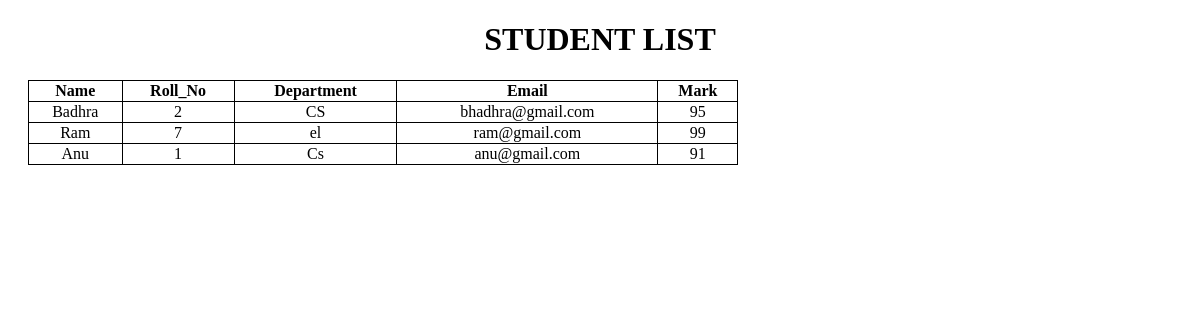
Page /read/ on the earlier database version.
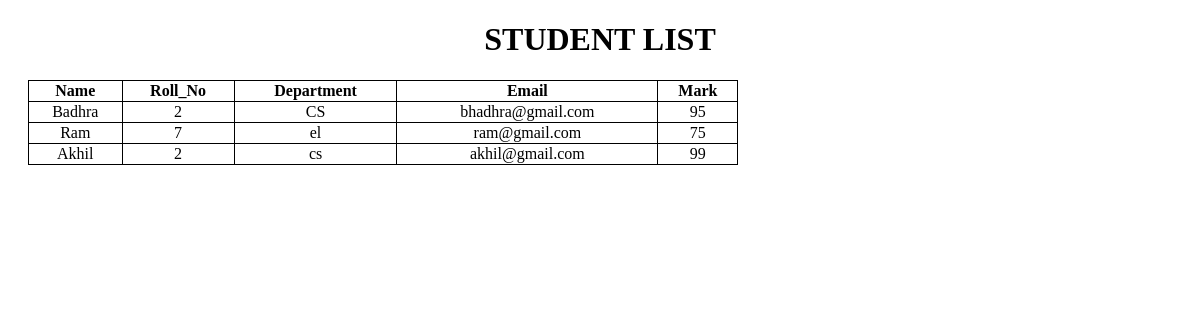
Same page on the later database version.
### crud/models.py (models this page shows)
class StudentModel(models.Model):
    name = models.CharField(max_length=20)
    roll_no = models.IntegerField()
    department = models.CharField(max_length=20)
    email = models.EmailField(max_length=20)
    marks =  models.IntegerField()

### crud/views.py (the view)
# urls.py: path('read/',StudentRead.as_view()),
class StudentRead(View):
    def get(self,request):
        data =StudentModel.objects.all()
        return render(request,"studentread.html",{"data":data})

### crud/templates/studentread.html (shortened to what this page needs)
<!DOCTYPE html>
<html lang="en">
<head>
</head>
<body>
    <h1 style="text-align: center;">STUDENT LIST</h1>
    <table style="width: 60%;  margin: 20px;border-collapse: collapse; border: 1px solid;">
        <th style="border: 1px solid;">Name</th>
        <th style="border: 1px solid;">Roll_No</th>
        <th style="border: 1px solid;">Department</th>
        <th style="border: 1px solid;">Email</th>
        <th style="border: 1px solid;">Mark</th>
        {% for stud in data %}
        <tr style="border: 1px solid;">
            <td style="border: 1px solid; text-align: center;">{{stud.name}}</td>
            <td style="border: 1px solid; text-align: center;">{{stud.roll_no}}</td>
            <td style="border: 1px solid; text-align: center;">{{stud.department}}</td>
            <td style="border: 1px solid; text-align: center;">{{stud.email}}</td>
            <td style="border: 1px solid; text-align: center;">{{stud.marks}}</td>
        </tr>
        {% endfor %}
    </table>
</body>
</html>

Differences in the rows shown:
removed StudentModel: name "Anu", roll_no "1", department "Cs", email "anu@gmail.com", marks "91"
changed StudentModel "Ram": marks "99" → "75"
added StudentModel: name "Akhil", roll_no "2", department "cs", email "akhil@gmail.com", marks "99"
